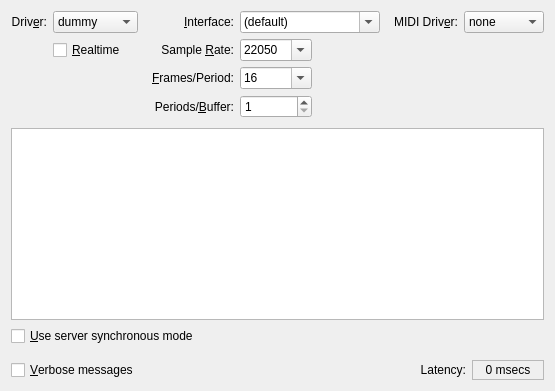
         <widget class="QWidget" name="ParametersTab">
          <attribute name="title">
           <string>Parameters</string>
          </attribute>
          <layout class="QVBoxLayout">
           <item>
            <layout class="QGridLayout">
             <item row="0" column="0">
              <widget class="QLabel" name="DriverTextLabel">
               <property name="font">
                <font>
                 <weight>50</weight>
                 <bold>false</bold>
                </font>
               </property>
               <property name="text">
                <string>Driv&amp;er:</string>
               </property>
               <property name="alignment">
                <set>Qt::AlignRight|Qt::AlignTrailing|Qt::AlignVCenter</set>
               </property>
               <property name="wordWrap">
                <bool>false</bool>
               </property>
               <property name="buddy">
                <cstring>DriverComboBox</cstring>
               </property>
              </widget>
             </item>
             <item row="0" column="1">
              <widget class="QComboBox" name="DriverComboBox">
               <property name="font">
                <font>
                 <weight>50</weight>
                 <bold>false</bold>
                </font>
               </property>
               <property name="toolTip">
                <string>The audio backend driver interface to use</string>
               </property>
               <property name="editable">
                <bool>false</bool>
               </property>
               <item>
                <property name="text">
                 <string>dummy</string>
                </property>
               </item>
               <item>
                <property name="text">
                 <string>sun</string>
                </property>
               </item>
               <item>
                <property name="text">
                 <string>oss</string>
                </property>
               </item>
               <item>
                <property name="text">
                 <string>alsa</string>
                </property>
               </item>
               <item>
                <property name="text">
                 <string>portaudio</string>
                </property>
               </item>
               <item>
                <property name="text">
                 <string>coreaudio</string>
                </property>
               </item>
               <item>
                <property name="text">
                 <string>firewire</string>
                </property>
               </item>
               <item>
                <property name="text">
                 <string>net</string>
                </property>
               </item>
               <item>
                <property name="text">
                 <string>netone</string>
                </property>
               </item>
              </widget>
             </item>
             <item row="0" column="2" rowspan="4">
              <spacer>
               <property name="orientation">
                <enum>Qt::Horizontal</enum>
               </property>
               <property name="sizeHint" stdset="0">
                <size>
                 <width>8</width>
                 <height>20</height>
                </size>
               </property>
              </spacer>
             </item>
             <item row="0" column="3">
              <widget class="QLabel" name="InterfaceTextLabel">
               <property name="font">
                <font>
                 <weight>50</weight>
                 <bold>false</bold>
                </font>
               </property>
               <property name="text">
                <string>&amp;Interface:</string>
               </property>
               <property name="alignment">
                <set>Qt::AlignRight|Qt::AlignTrailing|Qt::AlignVCenter</set>
               </property>
               <property name="wordWrap">
                <bool>false</bool>
               </property>
               <property name="buddy">
                <cstring>InterfaceComboBox</cstring>
               </property>
              </widget>
             </item>
             <item row="0" column="4" colspan="2">
              <widget class="qjackctlInterfaceComboBox" name="InterfaceComboBox">
               <property name="minimumSize">
                <size>
                 <width>140</width>
                 <height>0</height>
                </size>
               </property>
               <property name="font">
                <font>
                 <weight>50</weight>
                 <bold>false</bold>
                </font>
               </property>
               <property name="toolTip">
                <string>The PCM device name to use</string>
               </property>
               <property name="editable">
                <bool>true</bool>
               </property>
               <item>
                <property name="text">
                 <string>(default)</string>
                </property>
               </item>
               <item>
                <property name="text">
                 <string>hw:0</string>
                </property>
               </item>
               <item>
                <property name="text">
                 <string>plughw:0</string>
                </property>
               </item>
               <item>
                <property name="text">
                 <string>/dev/audio</string>
                </property>
               </item>
               <item>
                <property name="text">
                 <string>/dev/dsp</string>
                </property>
               </item>
              </widget>
             </item>
             <item row="0" column="6" rowspan="4">
              <spacer>
               <property name="orientation">
                <enum>Qt::Horizontal</enum>
               </property>
               <property name="sizeHint" stdset="0">
                <size>
                 <width>8</width>
                 <height>20</height>
                </size>
               </property>
              </spacer>
             </item>
             <item row="0" column="7">
              <widget class="QLabel" name="MidiDriverTextLabel">
               <property name="font">
                <font>
                 <weight>50</weight>
                 <bold>false</bold>
                </font>
               </property>
               <property name="text">
                <string>MIDI Driv&amp;er:</string>
               </property>
               <property name="alignment">
                <set>Qt::AlignRight|Qt::AlignTrailing|Qt::AlignVCenter</set>
               </property>
               <property name="wordWrap">
                <bool>false</bool>
               </property>
               <property name="buddy">
                <cstring>MidiDriverComboBox</cstring>
               </property>
              </widget>
             </item>
             <item row="0" column="8">
              <widget class="QComboBox" name="MidiDriverComboBox">
               <property name="minimumSize">
                <size>
                 <width>80</width>
                 <height>0</height>
                </size>
               </property>
               <property name="font">
                <font>
                 <weight>50</weight>
                 <bold>false</bold>
                </font>
               </property>
               <property name="toolTip">
                <string>The ALSA MIDI backend driver to use</string>
               </property>
               <property name="editable">
                <bool>false</bool>
               </property>
               <item>
                <property name="text">
                 <string>none</string>
                </property>
               </item>
               <item>
                <property name="text">
                 <string>raw</string>
                </property>
               </item>
               <item>
                <property name="text">
                 <string>seq</string>
                </property>
               </item>
              </widget>
             </item>
             <item row="1" column="1">
              <widget class="QCheckBox" name="RealtimeCheckBox">
               <property name="font">
                <font>
                 <weight>50</weight>
                 <bold>false</bold>
                </font>
               </property>
               <property name="toolTip">
                <string>Use realtime scheduling</string>
               </property>
               <property name="text">
                <string>&amp;Realtime</string>
               </property>
              </widget>
             </item>
             <item row="1" column="3">
              <widget class="QLabel" name="SampleRateTextLabel">
               <property name="font">
                <font>
                 <weight>50</weight>
                 <bold>false</bold>
                </font>
               </property>
               <property name="text">
                <string>Sample &amp;Rate:</string>
               </property>
               <property name="alignment">
                <set>Qt::AlignRight|Qt::AlignTrailing|Qt::AlignVCenter</set>
               </property>
               <property name="wordWrap">
                <bool>false</bool>
               </property>
               <property name="buddy">
                <cstring>SampleRateComboBox</cstring>
               </property>
              </widget>
             </item>
             <item row="1" column="4">
              <widget class="QComboBox" name="SampleRateComboBox">
               <property name="font">
                <font>
                 <weight>50</weight>
                 <bold>false</bold>
                </font>
               </property>
               <property name="toolTip">
                <string>Sample rate in frames per second</string>
               </property>
               <property name="editable">
                <bool>true</bool>
               </property>
               <item>
                <property name="text">
                 <string>22050</string>
                </property>
               </item>
               <item>
                <property name="text">
                 <string>32000</string>
                </property>
               </item>
               <item>
                <property name="text">
                 <string>44100</string>
                </property>
               </item>
               <item>
                <property name="text">
                 <string>48000</string>
                </property>
               </item>
               <item>
                <property name="text">
                 <string>88200</string>
                </property>
               </item>
               <item>
                <property name="text">
                 <string>96000</string>
                </property>
               </item>
               <item>
                <property name="text">
                 <string>192000</string>
                </property>
               </item>
              </widget>
             </item>
             <item row="1" column="5" rowspan="3">
              <spacer>
               <property name="orientation">
                <enum>Qt::Horizontal</enum>
               </property>
               <property name="sizeHint" stdset="0">
                <size>
                 <width>8</width>
                 <height>20</height>
                </size>
               </property>
              </spacer>
             </item>
             <item row="2" column="3">
              <widget class="QLabel" name="FramesTextLabel">
               <property name="font">
                <font>
                 <weight>50</weight>
                 <bold>false</bold>
                </font>
               </property>
               <property name="text">
                <string>&amp;Frames/Period:</string>
               </property>
               <property name="alignment">
                <set>Qt::AlignRight|Qt::AlignTrailing|Qt::AlignVCenter</set>
               </property>
               <property name="wordWrap">
                <bool>false</bool>
               </property>
               <property name="buddy">
                <cstring>FramesComboBox</cstring>
               </property>
              </widget>
             </item>
             <item row="2" column="4">
              <widget class="QComboBox" name="FramesComboBox">
               <property name="font">
                <font>
                 <weight>50</weight>
                 <bold>false</bold>
                </font>
               </property>
               <property name="toolTip">
                <string>Frames per period between process() calls</string>
               </property>
               <property name="editable">
                <bool>true</bool>
               </property>
               <item>
                <property name="text">
                 <string>16</string>
                </property>
               </item>
               <item>
                <property name="text">
                 <string>32</string>
                </property>
               </item>
               <item>
                <property name="text">
                 <string>64</string>
                </property>
               </item>
               <item>
                <property name="text">
                 <string>128</string>
                </property>
               </item>
               <item>
                <property name="text">
                 <string>256</string>
                </property>
               </item>
               <item>
                <property name="text">
                 <string>512</string>
                </property>
               </item>
               <item>
                <property name="text">
                 <string>1024</string>
                </property>
               </item>
               <item>
                <property name="text">
                 <string>2048</string>
                </property>
               </item>
               <item>
                <property name="text">
                 <string>4096</string>
                </property>
               </item>
              </widget>
             </item>
             <item row="3" column="3">
              <widget class="QLabel" name="PeriodsTextLabel">
               <property name="font">
                <font>
                 <weight>50</weight>
                 <bold>false</bold>
                </font>
               </property>
               <property name="text">
                <string>Periods/&amp;Buffer:</string>
               </property>
               <property name="alignment">
                <set>Qt::AlignRight|Qt::AlignTrailing|Qt::AlignVCenter</set>
               </property>
               <property name="wordWrap">
                <bool>false</bool>
               </property>
               <property name="buddy">
                <cstring>PeriodsSpinBox</cstring>
               </property>
              </widget>
             </item>
             <item row="3" column="4">
              <widget class="QSpinBox" name="PeriodsSpinBox">
               <property name="font">
                <font>
                 <weight>50</weight>
                 <bold>false</bold>
                </font>
               </property>
               <property name="toolTip">
                <string>Number of periods in the hardware buffer</string>
               </property>
               <property name="minimum">
                <number>1</number>
               </property>
               <property name="maximum">
                <number>999</number>
               </property>
               <property name="value">
                <number>1</number>
               </property>
              </widget>
             </item>
            </layout>
           </item>
           <item>
            <spacer>
             <property name="orientation">
              <enum>Qt::Vertical</enum>
             </property>
             <property name="sizeHint" stdset="0">
              <size>
               <width>20</width>
               <height>4</height>
              </size>
             </property>
            </spacer>
           </item>
           <item>
            <widget class="QTreeView" name="treeView"/>
           </item>
           <item>
            <widget class="QCheckBox" name="SyncCheckBox">
             <property name="font">
              <font>
               <weight>50</weight>
               <bold>false</bold>
              </font>
             </property>
             <property name="toolTip">
              <string>Whether to use server synchronous mode</string>
             </property>
             <property name="text">
              <string>&amp;Use server synchronous mode</string>
             </property>
            </widget>
           </item>
           <item>
            <spacer>
             <property name="orientation">
              <enum>Qt::Horizontal</enum>
             </property>
             <property name="sizeHint" stdset="0">
              <size>
               <width>20</width>
               <height>8</height>
              </size>
             </property>
            </spacer>
           </item>
           <item>
            <layout class="QHBoxLayout">
             <item>
              <widget class="QCheckBox" name="VerboseCheckBox">
               <property name="font">
                <font>
                 <weight>50</weight>
                 <bold>false</bold>
                </font>
               </property>
               <property name="toolTip">
                <string>Whether to give verbose output on messages</string>
               </property>
               <property name="text">
                <string>&amp;Verbose messages</string>
               </property>
              </widget>
             </item>
             <item>
              <spacer>
               <property name="orientation">
                <enum>Qt::Horizontal</enum>
               </property>
               <property name="sizeHint" stdset="0">
                <size>
                 <width>8</width>
                 <height>20</height>
                </size>
               </property>
              </spacer>
             </item>
             <item>
              <widget class="QLabel" name="LatencyTextLabel">
               <property name="font">
                <font>
                 <weight>50</weight>
                 <bold>false</bold>
                </font>
               </property>
               <property name="text">
                <string>Latency:</string>
               </property>
               <property name="alignment">
                <set>Qt::AlignRight|Qt::AlignTrailing|Qt::AlignVCenter</set>
               </property>
               <property name="wordWrap">
                <bool>false</bool>
               </property>
              </widget>
             </item>
             <item>
              <widget class="QLabel" name="LatencyTextValue">
               <property name="minimumSize">
                <size>
                 <width>72</width>
                 <height>0</height>
                </size>
               </property>
               <property name="font">
                <font>
                 <weight>50</weight>
                 <bold>false</bold>
                </font>
               </property>
               <property name="toolTip">
                <string>Output latency in milliseconds, calculated based on the period, rate and buffer settings</string>
               </property>
               <property name="frameShape">
                <enum>QFrame::StyledPanel</enum>
               </property>
               <property name="frameShadow">
                <enum>QFrame::Sunken</enum>
               </property>
               <property name="text">
                <string>0 msecs</string>
               </property>
               <property name="alignment">
                <set>Qt::AlignCenter</set>
               </property>
               <property name="wordWrap">
                <bool>false</bool>
               </property>
              </widget>
             </item>
            </layout>
           </item>
          </layout>
         </widget>
